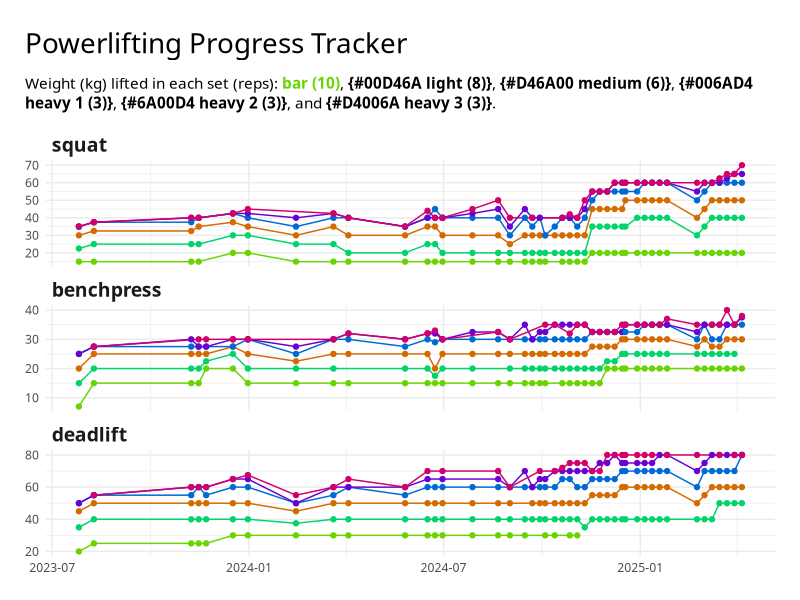
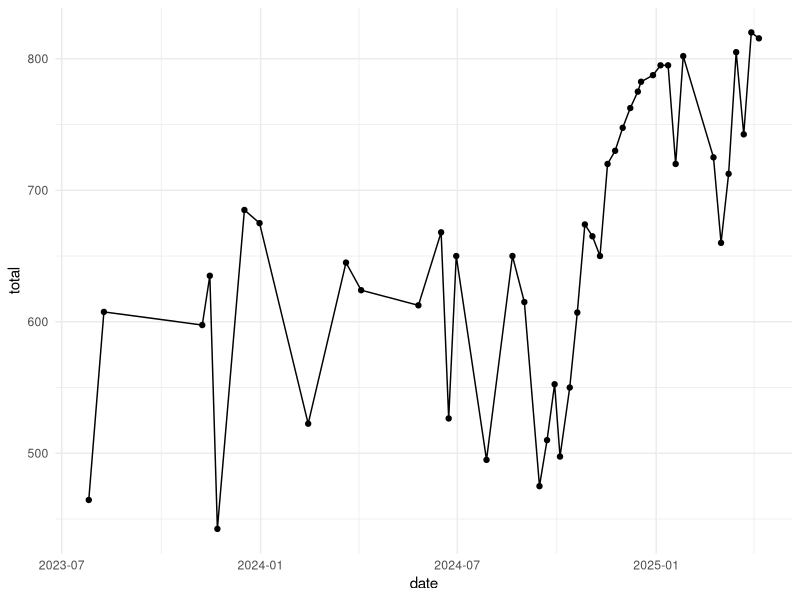
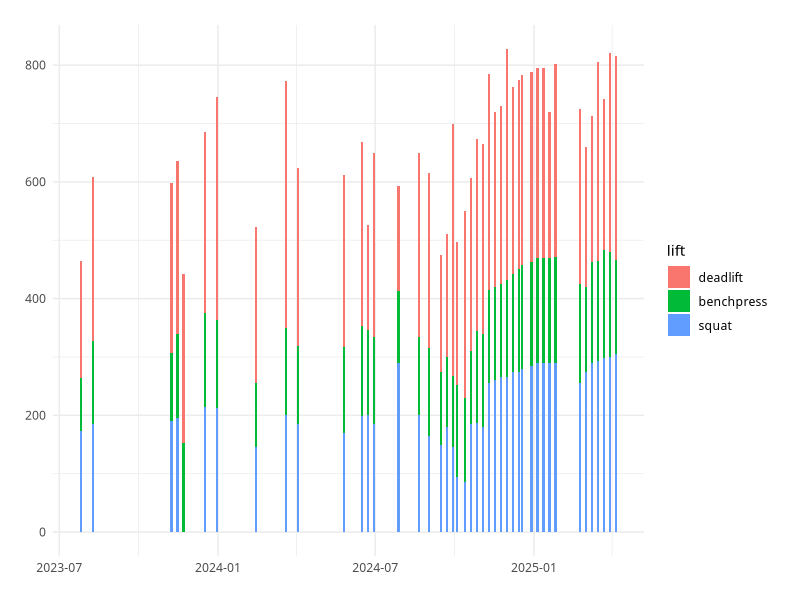
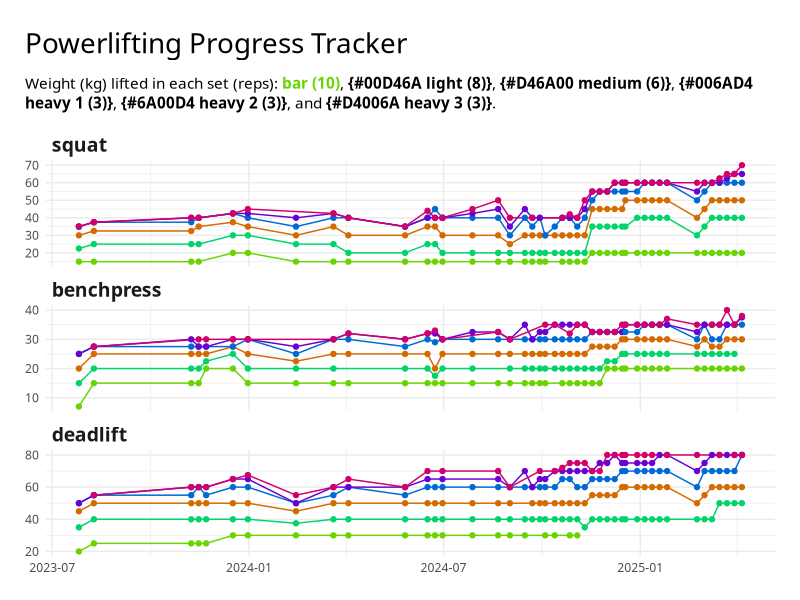

The R source for these figures, in order:
library(ggplot2)
library(dplyr)
library(readr)
#library(marquee)
library(ggtext)

# Data
lifting_data <- read_csv("powerlifting_tracker.csv", col_types = "Dccidc")

# Plot data
plot_data <- lifting_data |>
  filter(!(set %in% c("one_rep", "two_rep", "heavy_4"))) |>
  filter(!is.na(weight)) |>
  filter(date != as.Date("2024-11-14")) |> # PT session is different
  filter(date != as.Date("2024-12-11")) |> # PT session is different
  mutate(
    lift = factor(lift, levels = c("squat", "benchpress", "deadlift"))
  ) |>
  mutate(
    set = factor(
      set,
      levels = c("bar", "light", "medium", "heavy_1", "heavy_2", "heavy_3")
    )
  )

set_colours <- c(
  bar = "#6AD400",
  light = "#00D46A",
  medium = "#D46A00",
  heavy_1 = "#006AD4",
  heavy_2 = "#6A00D4",
  heavy_3 = "#D4006A"
)

subtitle_marquee <- "Weight (kg) lifted in each set (reps): **{#6AD400 bar (10)}**, **{#00D46A light (8)}**, **{#D46A00 medium (6)}**, **{#006AD4 heavy 1 (3)}**, **{#6A00D4 heavy 2 (3)}**, and **{#D4006A heavy 3 (3)}**."

# Create the faceted plot
ggplot(plot_data, aes(x = date, y = weight, color = set, group = set)) +
  geom_line() +
  geom_point() +
  facet_wrap(~lift, ncol = 1, strip.position = "top", scale = "free_y") +
  labs(
    title = "Powerlifting Progress Tracker",
    subtitle = "Weight (kg) lifted in each set (reps): **<span style = 'color:#6AD400;'>bar (10)</span>**, **{#00D46A light (8)}**, **{#D46A00 medium (6)}**, **{#006AD4 heavy 1 (3)}**, **{#6A00D4 heavy 2 (3)}**, and **{#D4006A heavy 3 (3)}**.",
    color = NULL
  ) +
  scale_color_manual(values = set_colours) +
  theme_minimal() +
  theme(
    legend.position = "none",
    axis.title.x = element_blank(),
    axis.title.y = element_blank(),
    strip.text = element_text(size = 14, hjust = 0, face = "bold"), # Left-align the strip text
    #strip.background = element_rect(fill = "white", color = "gray90"),
    text = element_text(family = "figtree"),
    plot.title.position = "plot",
    plot.title = element_text(size = 20, margin = margin(6, 0, 12, 0)),
    #plot.subtitle = marquee::element_marquee(),
    plot.subtitle = element_textbox_simple(
      margin = margin(0, 0, 12, 0),
      lineheight = 1.3
    ),
    plot.margin = margin(rep(18, 4))
  )

ggsave("powerlifting_plot.png", width = 8, height = 6, bg = "white")

total_weight <- lifting_data |>
  filter(!(set %in% c("one_rep", "two_rep", "heavy_4"))) |>
  filter(!is.na(weight)) |>
  filter(date != as.Date("2024-11-14")) |> # PT session is different
  filter(date != as.Date("2024-12-11")) |> # PT session is different
  summarise(total = sum(weight), .by = date)

ggplot(total_weight, aes(date, total)) +
  geom_point() +
  geom_line() +
  theme_minimal()

lift_data <- lifting_data |>
  filter(!is.na(weight)) |>
  filter(date != as.Date("2024-11-14")) |> # PT session is different
  filter(date != as.Date("2024-12-11")) |> # PT session is different
  summarise(total = sum(weight), .by = c(date, lift)) |>
  mutate(
    lift = factor(lift, levels = c("deadlift", "benchpress", "squat"))
  )

lift_colours <- c(
  a = "#6AD400",
  b = "#00D46A",
  c = "#D46A00",
  squat = "#006AD4",
  benchpress = "#6A00D4",
  deadlift = "#D4006A"
)

ggplot(lift_data, aes(date, total)) +
  geom_bar(aes(fill = lift), stat = "identity") +
  scale_color_manual(values = lift_colours) +
  theme_minimal() +
  theme(
    #legend.position = "none",
    axis.title.x = element_blank(),
    axis.title.y = element_blank(),
    strip.text = element_text(size = 14, hjust = 0, face = "bold"), # Left-align the strip text
    #strip.background = element_rect(fill = "white", color = "gray90"),
    text = element_text(family = "figtree"),
    plot.title.position = "plot",
    plot.title = element_text(size = 20, margin = margin(6, 0, 12, 0)),
    #plot.subtitle = element_marquee(width = 1),
    plot.subtitle = element_textbox_simple(
      margin = margin(0, 0, 12, 0),
      lineheight = 1.3
    ),
    plot.margin = margin(rep(18, 4))
  )
